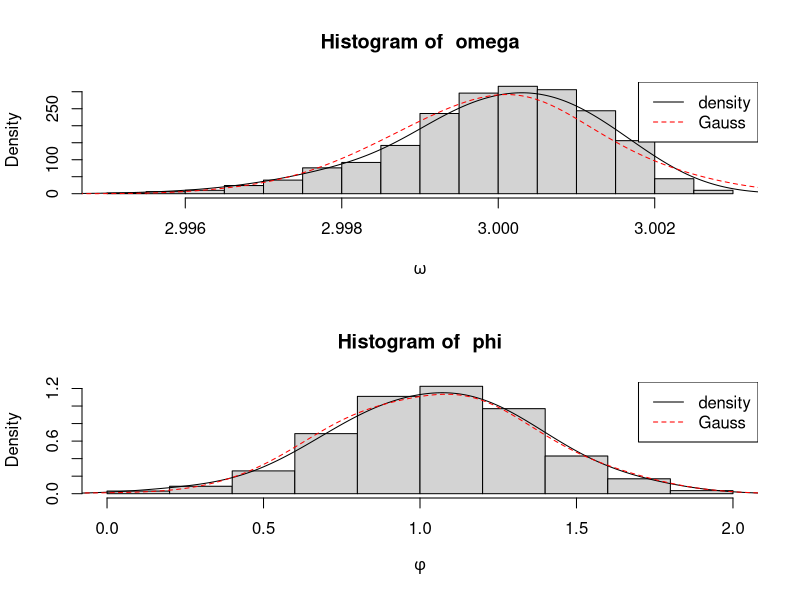
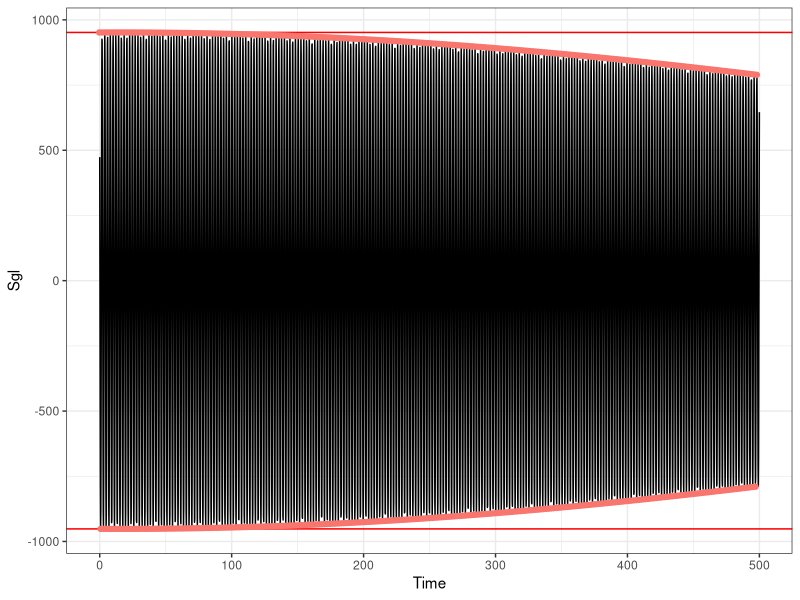
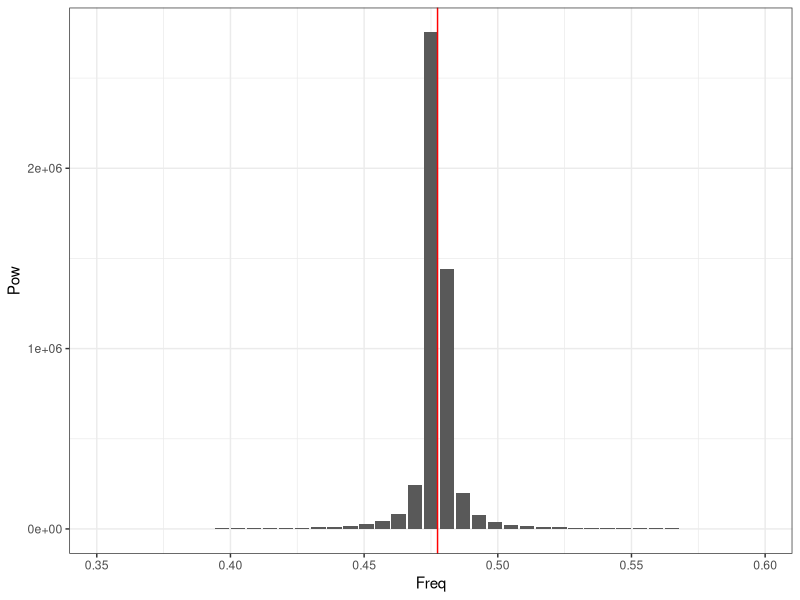

The R source for these figures, in order:
library(dplyr); library(plyr)
library(ggplot2)

.hist_plot <- function(x, x0, name){
  require(quantmod)
  hist(x, freq=FALSE, main = paste("Histogram of ", name), xlab=name)
  dx = density(x,adjust = 2)
  xm = dx$x[findPeaks(dx$y)[1]]
  lines(dx)
  lines(density(rnorm(length(x), x0, sd(x)),adjust=2),col="red", lty=2)
  legend("topright",lty=c(1,2),col=c("black","red"), legend = c("density","Gauss"))
  # abline(v=c(xm,x0), lty=c(1,2), col=c("black","red"))
  # legend("top", bty="n",
  #        legend=bquote(frac(x[b]-x[s],x[s])~"="~.(formatC((xm-x0)/x0*100,2,format="e"))~"%")
  # )
}

np = 1000 # number of particles in bunch
w0 = 3; f0 = w0/2/pi # frequency of the reference particle
p0 = pi/3 #phase of the reference particle
sdw = w0*3e-3
sdp = p0*3e-1

## particle distributions ####
df.p = data.frame(wFreq = rweibull(np, w0+5,sdw)) %>% # particle spin precession frequencies
  mutate(wFreq = w0-mean(wFreq)+wFreq) %>% # centering on w0 (actually centers only when shape=scale = Gauss)
  mutate(Phi = rnorm(np, p0, sdp)) # initial phases

par(mfrow=c(2,1))
.hist_plot(df.p$wFreq,w0,expression(omega))
.hist_plot(df.p$Phi,p0,expression(phi))
par(mfrow=c(1,1))

## computing signal ####
Pproj <- function(df, x) colSums(cos(df$wFreq%o%x + df$Phi))

Tstt = 0; Ttot=500; dt = .5/w0
df.s = data.frame(Time=seq(Tstt,Ttot,dt)) %>% mutate(Sgl=Pproj(df.p,Time))

## computing peaks ####
Ntot = floor(.5*(w0*Ttot+p0)/pi)
Nstt = floor(.5*(w0*Tstt+p0)/pi)
tn = (pi*Nstt:(2*Ntot)-p0)/w0

## plotting signal ####
ggplot(df.s, aes(Time, Sgl)) + geom_line() + geom_hline(yintercept = c(min(df.s$Sgl), max(df.s$Sgl)), col="red") +
  theme_bw() + geom_point(aes(col="red"), data=data.frame(Time=tn, Sgl=Pproj(df.p,tn)), show.legend = FALSE)

## spectral analysis ####
s = ts(df.s$Sgl, start=Tstt, end=Ttot, deltat=dt)
spec.ar(s,plot = FALSE) -> sps
sps <- data.frame(Freq=sps$freq, Pow=sps$spec)
filter(sps, Freq>.35, Freq<.6) %>% ggplot(aes(Freq, Pow))+geom_bar(stat="identity") + theme_bw() +
  geom_vline(xintercept = f0, col="red")
